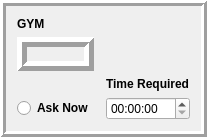
             <widget class="QFrame" name="frame_8">
              <property name="frameShape">
               <enum>QFrame::Box</enum>
              </property>
              <property name="frameShadow">
               <enum>QFrame::Raised</enum>
              </property>
              <property name="lineWidth">
               <number>3</number>
              </property>
              <layout class="QGridLayout" name="gridLayout_17">
               <item row="1" column="0" rowspan="3">
                <widget class="QLabel" name="label_29">
                 <property name="frameShape">
                  <enum>QFrame::Box</enum>
                 </property>
                 <property name="frameShadow">
                  <enum>QFrame::Raised</enum>
                 </property>
                 <property name="lineWidth">
                  <number>5</number>
                 </property>
                 <property name="text">
                  <string/>
                 </property>
                 <property name="pixmap">
                  <pixmap resource="check in.qrc">:/newPrefix/check in_qrc/gym2.png</pixmap>
                 </property>
                 <property name="scaledContents">
                  <bool>true</bool>
                 </property>
                </widget>
               </item>
               <item row="0" column="0" colspan="2">
                <widget class="QLabel" name="label_40">
                 <property name="font">
                  <font>
                   <weight>75</weight>
                   <bold>true</bold>
                  </font>
                 </property>
                 <property name="text">
                  <string>GYM</string>
                 </property>
                </widget>
               </item>
               <item row="5" column="2">
                <widget class="QTimeEdit" name="timeEdit_2">
                 <property name="font">
                  <font>
                   <pointsize>9</pointsize>
                  </font>
                 </property>
                </widget>
               </item>
               <item row="5" column="0">
                <widget class="QRadioButton" name="radioButton_9">
                 <property name="font">
                  <font>
                   <weight>75</weight>
                   <bold>true</bold>
                  </font>
                 </property>
                 <property name="text">
                  <string>Ask Now</string>
                 </property>
                </widget>
               </item>
               <item row="4" column="2">
                <widget class="QLabel" name="label_19">
                 <property name="font">
                  <font>
                   <weight>75</weight>
                   <bold>true</bold>
                  </font>
                 </property>
                 <property name="text">
                  <string>Time Required</string>
                 </property>
                </widget>
               </item>
              </layout>
             </widget>
